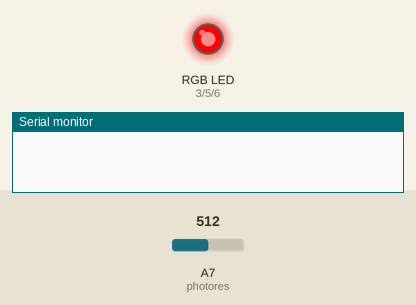
Recording of a sketch running on a simulated Arduino Nano, built with avr-gcc and run on an emulated ATmega328P. On the bench: an RGB LED mixed from three pins (HIGH = lit), the last lines printed to the serial monitor. Inputs (shaded band) come from the test bench; at power-on: A7 (photores) = 512.

Above: at 0.05 s.
At 0.2 s:
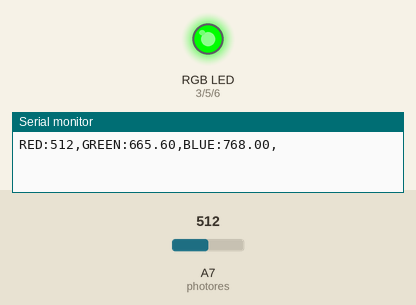
At 0.3 s:
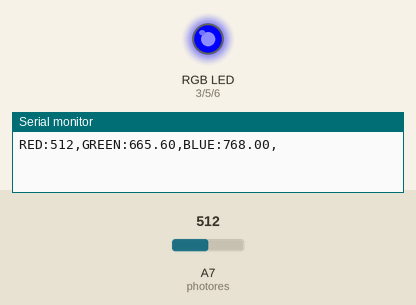
At 0.4 s:
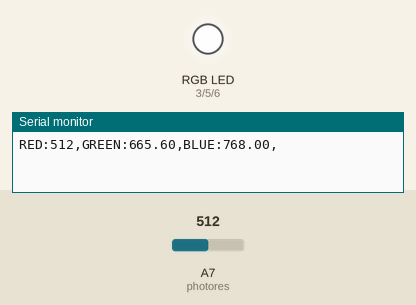
Timing chart, 0 to 3.0 s (numbered marks = the images above):
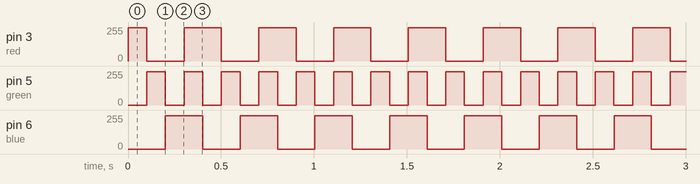

The sketch:

color_sensing_normalized.ino
```cpp
const int red = 3;
const int green = 5;
const int blue = 6;
const int photores = A7;
const int del = 100;
const int val = 250;
void setup() {
  // put your setup code here, to run once:
  Serial.begin(9600);
  pinMode(photores, INPUT);
  pinMode(red, OUTPUT);
  pinMode(green, OUTPUT);
  pinMode(blue, OUTPUT);

  // Serial.println("RED, GREEN, BLUE");
}

void loop() {
  // put your main code here, to run repeatedly:
  analogWrite(red, val);
  delay(del);
  Serial.print("RED:");
  Serial.print(analogRead(photores));
  Serial.print(",");
  analogWrite(red, 0);

  analogWrite(green, val);
  delay(del);
  Serial.print("GREEN:");
  Serial.print(1.3*analogRead(photores));
  Serial.print(",");
  analogWrite(green, 0);

  analogWrite(blue, val);
  delay(del);
  Serial.print("BLUE:");
  Serial.print(1.5*analogRead(photores));
  Serial.print(",");
  analogWrite(blue, 0);

  analogWrite(red, val);
  analogWrite(green, val);
  analogWrite(blue, val);
  delay(del);
  Serial.print("WHITE:");
  Serial.println(analogRead(photores));
  analogWrite(red, 0);
  analogWrite(green, 0);
  analogWrite(blue, 0);
}
```

Measured:
- by itself, pin 3 (red): repeats every 0.40 s: 0/255 0.20 s, 250/255 0.20 s
- by itself, pin 5 (green): alternates 250/255 for 0.10 s and 0/255 for 0.10 s
- by itself, pin 6 (blue): alternates 250/255 for 0.20 s and 0/255 for 0.20 s
